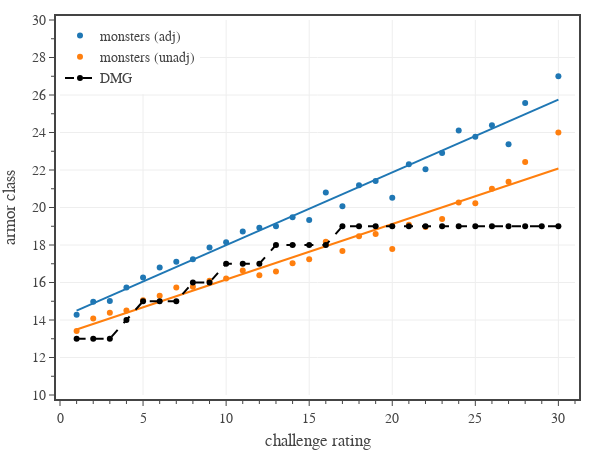

Write notebook code for a chart like this one.
### Code cell
# Fig. 8: plots average armor class 
# create figure
fig = go.Figure(
    layout=go.Layout(
        template=tfb.FIG_TEMPLATE,
        margin=dict(l=60, r=25, b=55, t=20, pad=4),
        xaxis=dict(
            title_text='challenge rating',
            range=[0,31],
            tick0=0, dtick=5,
            minor=dict(tick0=0, dtick=1),
        ),
        yaxis=dict(
            title_text='armor class',
            range=[10,30],
            tick0=0, dtick=2,
            minor=dict(tick0=0, dtick=1),
        ),
        legend=dict(
            xanchor='left', yanchor='top',
            x=0.00, y=1.00,
            orientation='v',
            tracegroupgap=0,
        )
    )
)

# plot monster armor class
dfM = pd.read_csv('../../assets/data/monsters.csv')
dfM['AC adj'] = dfM.apply(lambda row: adjusted_armor_class(row), axis=1)
dfM = dfM[['CR','AC','adj AC','AC adj']].groupby(['CR']).mean().reset_index()
dfM = dfM[dfM['CR'].between(1, 30)]
plot_data_and_fit(
    fig, 
    dfM['CR'], dfM['adj AC'], 
    name='monsters (adj)',
    legendgroup='monsters (adj)',
    line=dict(color=COLOR_LIST[0]),
    hovertemplate=
        '<b>monsters</b><br>'+
        'CR %{x}<br>'+
        'AC %{y:,.1f}' + 
        '<extra></extra>',
    print_coefficients=True,
)

plot_data_and_fit(
    fig, 
    dfM['CR'], dfM['AC'], 
    name='monsters (unadj)',
    legendgroup='monsters (unadj)',
    line=dict(color=COLOR_LIST[1]),
    hovertemplate=
        '<b>monsters</b><br>'+
        'CR %{x}<br>'+
        'AC %{y:,.1f}' + 
        '<extra></extra>',
    print_coefficients=True,
)


# plot monster armor class targets
dfD = pd.read_csv('../../assets/data/dmg-targets.csv') # 'CR','PB','AC','AB','DC'
dfD = dfD[dfD['CR'].between(1, 30)]
fig.add_trace(go.Scatter(
    x=np.array(dfD['CR']), 
    y=np.array(dfD['AC']),
    mode='markers+lines', 
    name='DMG',
    line=dict(color='black', dash='dash'),
    hovertemplate=
        '<b>DMG</b><br>'+
        'CR %{x}<br>'+
        'AC %{y:,.1f}' + 
        '<extra></extra>'
))

# show figure
fig.update_layout(width=600, height=450)
fig.show(config=tfb.FIG_CONFIG)

# save figures
if SAVEFIGS:
    fig.update_layout(autosize=True, width=None, height=None)
    tfb.save_fig_html(fig, format='large', name=f'./fig-ac-vs-cr-large')
    tfb.save_fig_html(fig, format='small', name=f'./fig-ac-vs-cr-small')

### Figure 1 — Plotly figure (JSON) as saved in the notebook; plotly's stock layout.template omitted (floating-point values rounded to 4 significant figures)
{"data": [{"hovertemplate": "<b>monsters</b><br>CR %{x}<br>AC %{y:,.1f}<extra></extra>", "legendgroup": "monsters (adj)", "line": {"color": "#1f77b4"}, "mode": "markers", "name": "monsters (adj)", "type": "scatter", "x": [1, 2, 3, 4, 5, 6, 7, 8, 9, 10, 11, 12, 13, 14, 15, 16, 17, 18, 19, 20, 21, 22, 23, 24, 25, 26, 27, 28, 30], "y": [14.28, 14.97, 15.01, 15.73, 16.26, 16.79, 17.11, 17.24, 17.86, 18.15, 18.72, 18.93, 19, 19.47, 19.33, 20.8, 20.07, 21.19, 21.41, 20.53, 22.31, 22.04, 22.9, 24.11, 23.77, 24.39, 23.38, 25.57, 27]}, {"hoverinfo": "skip", "hovertemplate": "<b>monsters</b><br>CR %{x}<br>AC %{y:,.1f}<extra></extra>", "legendgroup": "monsters (adj)", "line": {"color": "#1f77b4", "dash": "solid"}, "mode": "lines", "name": "monsters (adj)", "showlegend": false, "type": "scatter", "x": [1, 2, 3, 4, 5, 6, 7, 8, 9, 10, 11, 12, 13, 14, 15, 16, 17, 18, 19, 20, 21, 22, 23, 24, 25, 26, 27, 28, 30], "y": [14.5, 14.88, 15.27, 15.66, 16.05, 16.44, 16.82, 17.21, 17.6, 17.99, 18.38, 18.76, 19.15, 19.54, 19.93, 20.32, 20.71, 21.09, 21.48, 21.87, 22.26, 22.65, 23.03, 23.42, 23.81, 24.2, 24.59, 24.97, 25.75]}, {"hovertemplate": "<b>monsters</b><br>CR %{x}<br>AC %{y:,.1f}<extra></extra>", "legendgroup": "monsters (unadj)", "line": {"color": "#ff7f0e"}, "mode": "markers", "name": "monsters (unadj)", "type": "scatter", "x": [1, 2, 3, 4, 5, 6, 7, 8, 9, 10, 11, 12, 13, 14, 15, 16, 17, 18, 19, 20, 21, 22, 23, 24, 25, 26, 27, 28, 30], "y": [13.41, 14.08, 14.38, 14.51, 15.05, 15.3, 15.73, 15.78, 16.09, 16.21, 16.65, 16.39, 16.59, 17.03, 17.24, 18.17, 17.68, 18.46, 18.59, 17.79, 19.08, 18.96, 19.39, 20.26, 20.23, 21, 21.38, 22.43, 24]}, {"hoverinfo": "skip", "hovertemplate": "<b>monsters</b><br>CR %{x}<br>AC %{y:,.1f}<extra></extra>", "legendgroup": "monsters (unadj)", "line": {"color": "#ff7f0e", "dash": "solid"}, "mode": "lines", "name": "monsters (unadj)", "showlegend": false, "type": "scatter", "x": [1, 2, 3, 4, 5, 6, 7, 8, 9, 10, 11, 12, 13, 14, 15, 16, 17, 18, 19, 20, 21, 22, 23, 24, 25, 26, 27, 28, 30], "y": [13.5, 13.79, 14.09, 14.38, 14.68, 14.98, 15.27, 15.57, 15.86, 16.16, 16.46, 16.75, 17.05, 17.34, 17.64, 17.94, 18.23, 18.53, 18.82, 19.12, 19.42, 19.71, 20.01, 20.3, 20.6, 20.9, 21.19, 21.49, 22.08]}, {"hovertemplate": "<b>DMG</b><br>CR %{x}<br>AC %{y:,.1f}<extra></extra>", "line": {"color": "black", "dash": "dash"}, "mode": "markers+lines", "name": "DMG", "type": "scatter", "x": [1, 2, 3, 4, 5, 6, 7, 8, 9, 10, 11, 12, 13, 14, 15, 16, 17, 18, 19, 20, 21, 22, 23, 24, 25, 26, 27, 28, 29, 30], "y": [13, 13, 13, 14, 15, 15, 15, 16, 16, 17, 17, 17, 18, 18, 18, 18, 19, 19, 19, 19, 19, 19, 19, 19, 19, 19, 19, 19, 19, 19]}], "layout": {"height": 450, "legend": {"orientation": "v", "tracegroupgap": 0, "x": 0, "xanchor": "left", "y": 1, "yanchor": "top"}, "margin": {"b": 55, "l": 60, "pad": 4, "r": 25, "t": 20}, "width": 600, "xaxis": {"dtick": 5, "minor": {"dtick": 1, "tick0": 0}, "range": [0, 31], "tick0": 0, "title": {"text": "challenge rating"}}, "yaxis": {"dtick": 2, "minor": {"dtick": 1, "tick0": 0}, "range": [10, 30], "tick0": 0, "title": {"text": "armor class"}}}}
